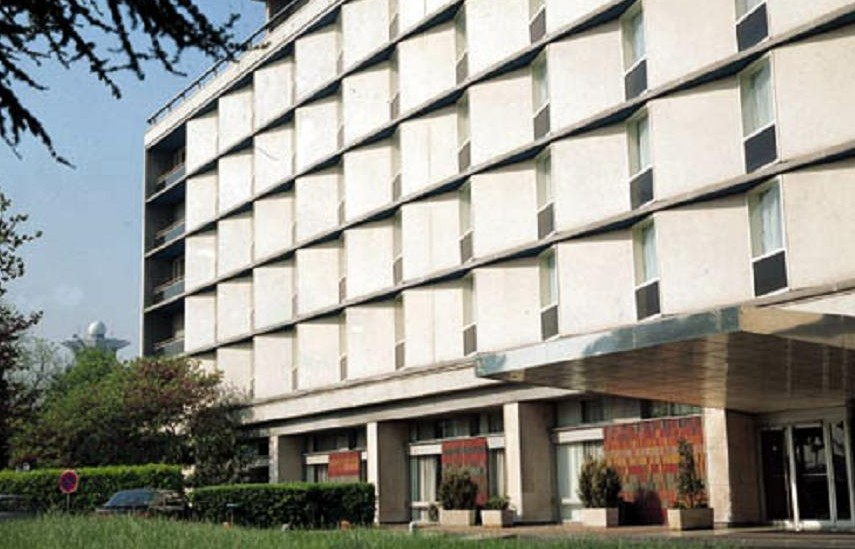
//> input picture Feature/harris/harris/dd.jpg, 855 x 549 px
$ ./harris   (built with g++ and OpenCV 4)
//> lines starting //> are read from the running program, lines starting //| are printed output that depends on the picture; after the words box and inside, x2 and y2 are one past the last pixel; in counts of white or black regions, pixels touching at a corner belong together
### Feature/Frame_Frame/Frame_Frame/stdafx.h
// stdafx.h : 标准系统包含文件的包含文件，
// 或是经常使用但不常更改的
// 特定于项目的包含文件
//

#pragma once

#include "targetver.h"

#include <stdio.h>
#include <tchar.h>


// TODO: 在此处引用程序需要的其他头文件

### Feature/harris/harris/stdafx.h
// stdafx.h : 标准系统包含文件的包含文件，
// 或是经常使用但不常更改的
// 特定于项目的包含文件
//

#pragma once

#include "targetver.h"

#include <stdio.h>
#include <tchar.h>


// TODO: 在此处引用程序需要的其他头文件

### Feature/harris/harris/harris.cpp
// harris.cpp : 定义控制台应用程序的入口点。
//

#include "stdafx.h"
#include<math.h>
#include<vector>
#include"cv.h"
#include"highgui.h"
#include"iostream"
using namespace std;

class harris
{
private:
    cv::Mat  cornerStrength;  //opencv harris函数检测结果，也就是每个像素的角点响应函数值
    cv::Mat cornerTh; //cornerStrength阈值化的结果
    cv::Mat localMax; //局部最大值结果
    int neighbourhood; //邻域窗口大小
    int aperture;//sobel边缘检测窗口大小（sobel获取各像素点x，y方向的灰度导数）
    double k;
    double maxStrength;//角点响应函数最大值
    double threshold;//阈值除去响应小的值
    int nonMaxSize;//这里采用默认的3，就是最大值抑制的邻域窗口大小
    cv::Mat kernel;//最大值抑制的核，这里也就是膨胀用到的核
public:
    harris():neighbourhood(3),aperture(3),k(0.01),maxStrength(0.0),threshold(0.01),nonMaxSize(3){

    };

    void setLocalMaxWindowsize(int nonMaxSize){
        this->nonMaxSize = nonMaxSize;
    };

    //计算角点响应函数以及非最大值抑制
    void detect(const cv::Mat &image){
            //opencv自带的角点响应函数计算函数
            cv::cornerHarris (image,cornerStrength,neighbourhood,aperture,k);
            double minStrength;
            //计算最大最小响应值
            cv::minMaxLoc (cornerStrength,&minStrength,&maxStrength);

            cv::Mat dilated;
            //默认3*3核膨胀，膨胀之后，除了局部最大值点和原来相同，其它非局部最大值点被
            //3*3邻域内的最大值点取代
            cv::dilate (cornerStrength,dilated,cv::Mat());
            //与原图相比，只剩下和原图值相同的点，这些点都是局部最大值点，保存到localMax
            cv::compare(cornerStrength,dilated,localMax,cv::CMP_EQ);
    }

    //获取角点图
    cv::Mat getCornerMap(double qualityLevel) {
            cv::Mat cornerMap;
            // 根据角点响应最大值计算阈值
            threshold= qualityLevel*maxStrength;
            cv::threshold(cornerStrength,cornerTh,
            threshold,255,cv::THRESH_BINARY);
            // 转为8-bit图
            cornerTh.convertTo(cornerMap,CV_8U);
            // 和局部最大值图与，剩下角点局部最大值图，即：完成非最大值抑制
            cv::bitwise_and(cornerMap,localMax,cornerMap);
            return cornerMap;
    }

    void getCorners(std::vector<cv::Point> &points,
            double qualityLevel) {
            //获取角点图
            cv::Mat cornerMap= getCornerMap(qualityLevel);
            // 获取角点
            getCorners(points, cornerMap);
    }

    // 遍历全图，获得角点
    void getCorners(std::vector<cv::Point> &points,
    const cv::Mat& cornerMap) {

            for( int y = 0; y < cornerMap.rows; y++ ) {
                    const uchar* rowPtr = cornerMap.ptr<uchar>(y);
                    for( int x = 0; x < cornerMap.cols; x++ ) {
                    // 非零点就是角点
                          if (rowPtr[x]) {
                                points.push_back(cv::Point(x,y));
                          }
                     }
                }
          }

    //用圈圈标记角点
    void drawOnImage(IplImage  * image,
    const std::vector<cv::Point> &points,
            cv::Scalar color= cv::Scalar(255,255,255),
            int radius=3, int thickness=2) {
                    std::vector<cv::Point>::const_iterator it=points.begin();
                    while (it!=points.end()) {
                    // 角点处画圈
                   // cv::circle(image,*it,radius,color,thickness);
						cvCircle(image,*it,radius,color,thickness);
                    ++it;
            }
    }

};


int _tmain(int argc, _TCHAR* argv[])
{
	//cv::Mat  image, image1 = cv::imread ("dd.jpg");
    //灰度变换
    //cvtColor (image1,image,CV_BGR2GRAY);
	IplImage *image = 0;
	IplImage *image1=cvLoadImage("dd.jpg",1);
//> image1 is the input picture: 549 rows x 855 cols, CV_8UC3; mean B, G, R 141.1, 148.9, 149.7
	image = cvCreateImage(cvGetSize(image1),IPL_DEPTH_8U,1);
	cvCvtColor(image1,image,CV_BGR2GRAY);
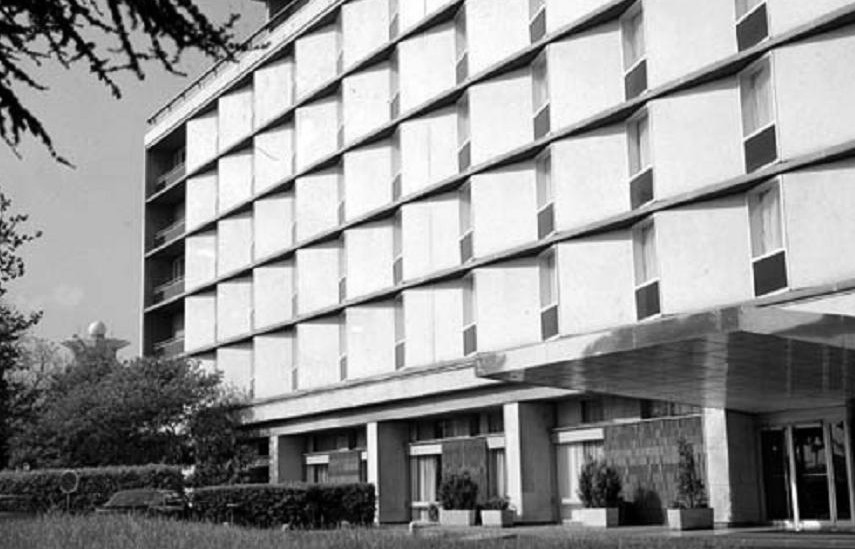
//> image: 549 rows x 855 cols, CV_8UC1; min 0, max 255, mean 148.3


    // 经典的harris角点方法
    harris Harris;
    // 计算角点
    Harris.detect(image);
//> in detect, `cv::cornerHarris (image,cornerStrength,neighbourhood,aperture,k);`:
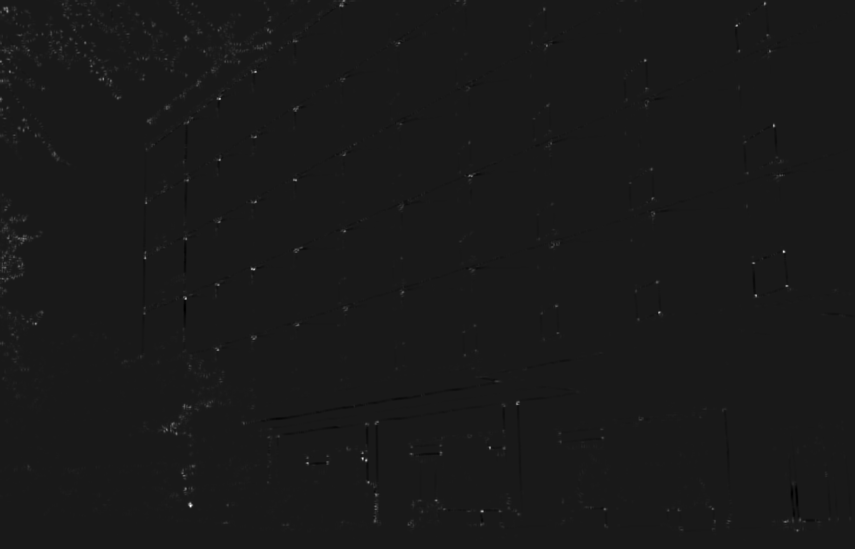
//> cornerStrength: 549 rows x 855 cols, CV_32FC1; min -0.00129, max 0.0116, mean 1.85e-05; drawn with min black and max white
//> in detect, `cv::minMaxLoc (cornerStrength,&minStrength,&maxStrength);`: minStrength = -0.00129; maxStrength = 0.0116
//> in detect, `cv::compare(cornerStrength,dilated,localMax,cv::CMP_EQ);`:
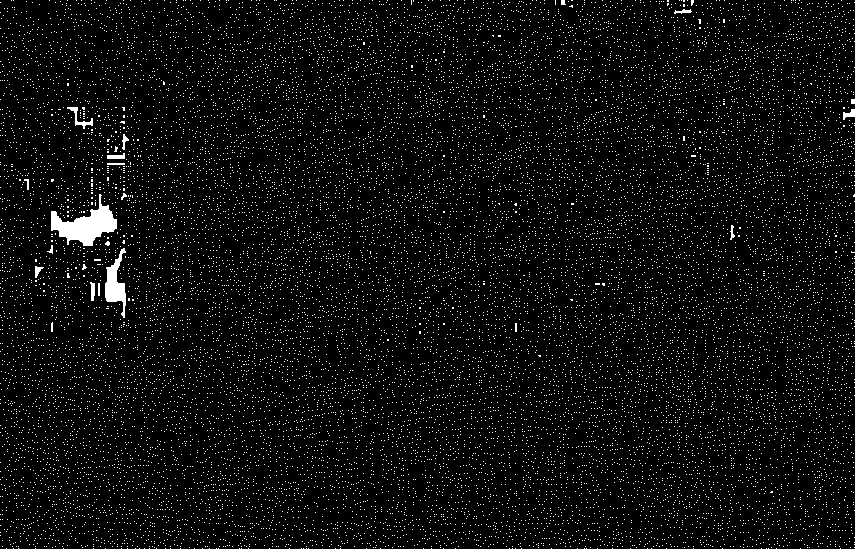
//> localMax: 549 rows x 855 cols, CV_8UC1; 4.7% white in thin lines or dots
    //获得角点
    std::vector<cv::Point> pts;
   Harris.getCorners(pts,0.01);
//> in getCornerMap, `threshold= qualityLevel*maxStrength;`: threshold = 0.000116
//> in getCornerMap, `cv::threshold(cornerStrength,cornerTh, threshold,255,cv::THRESH_BINARY);`:
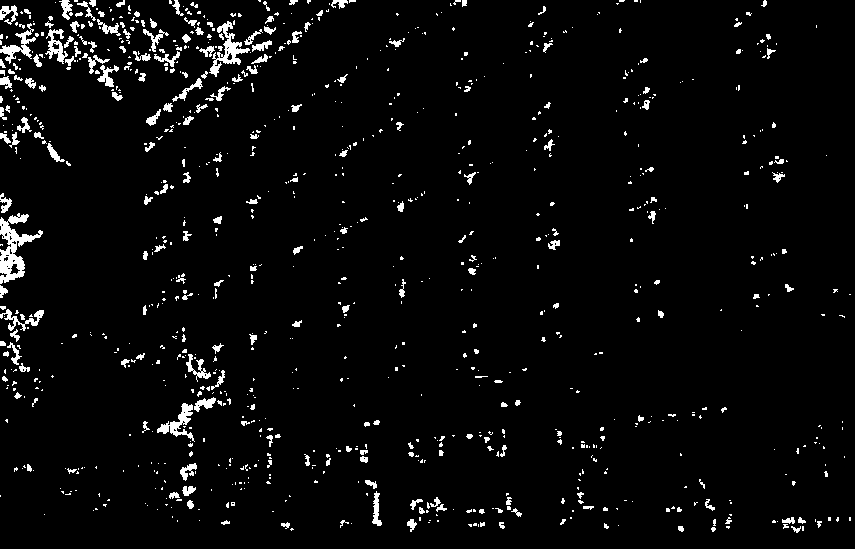
//> cornerTh: 549 rows x 855 cols, CV_32FC1; 3.8% white; 970 white regions (753 under 20 px), largest, box (x1, y1, x2, y2) and area: (0, 213, 43, 284) 1173, (209, 21, 250, 77) 654, (157, 403, 195, 442) 477
//> in getCornerMap, `cv::bitwise_and(cornerMap,localMax,cornerMap);`:
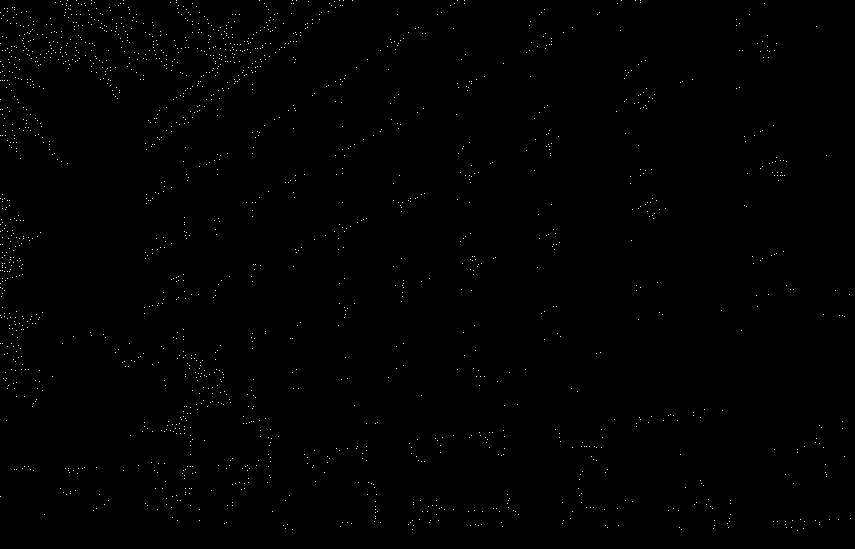
//> cornerMap: 549 rows x 855 cols, CV_8UC1; 0.39% white in thin lines or dots
//> after the loop in getCorners, `for( int y = 0; y < cornerMap.rows; y++ )`: points = 1838 Points (x, y), first 12: [67, 0], [76, 0], [91, 0], [123, 0], [176, 0], [259, 0], [292, 0], [296, 0], [339, 0], [343, 0], [352, 0], [457, 0]
//> pts has the same summary as points in getCorners
    // 标记角点
    Harris.drawOnImage(image,pts);
//> after the loop in drawOnImage, `while (it!=points.end())`:
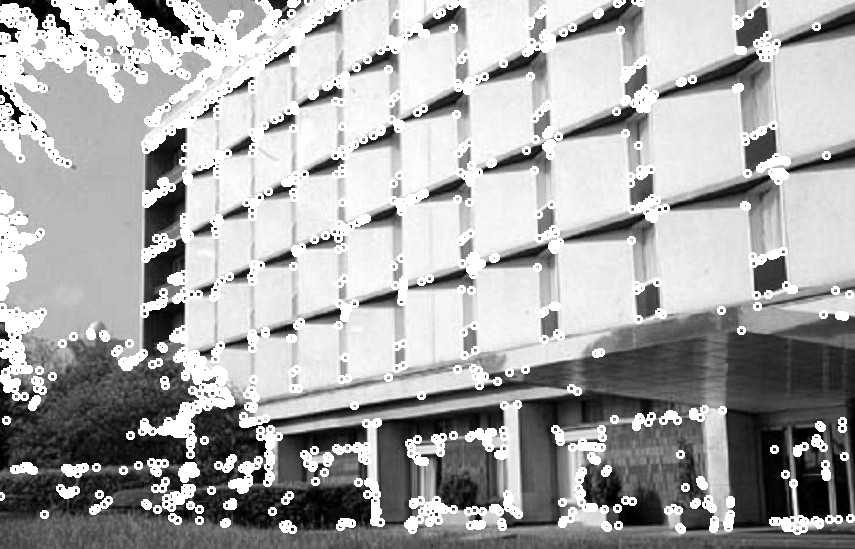
//> image: 549 rows x 855 cols, CV_8UC1; 14.73% of pixels changed, all inside (x1, y1, x2, y2) = (0, 0, 855, 535)

    cv::namedWindow ("harris");
	cvShowImage("harris",image);
    //cv::imshow("harris",image);
    cv::waitKey (0);
	return 0;
}

$ run again, with Feature/harris/harris/h.jpg copied over Feature/harris/harris/dd.jpg
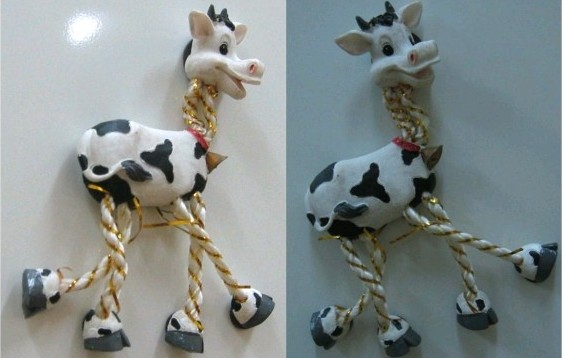
//> input picture Feature/harris/harris/h.jpg, 565 x 358 px
//> image1 is the input picture: 358 rows x 565 cols, CV_8UC3; mean B, G, R 140.5, 141.4, 132.9
//> minStrength = -0.000606; maxStrength = 0.0176
//> in detect, `cv::compare(cornerStrength,dilated,localMax,cv::CMP_EQ);`:
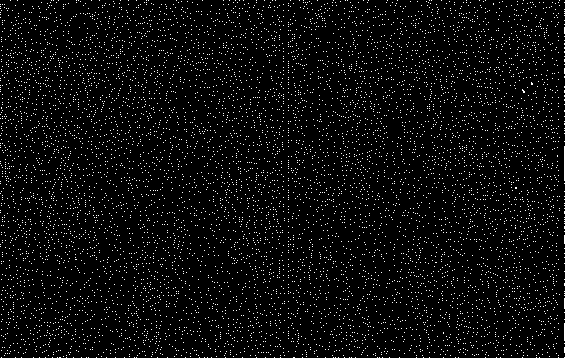
//> localMax: 358 rows x 565 cols, CV_8UC1; 4.2% white in thin lines or dots
//> threshold = 0.000176
//> cornerTh: 358 rows x 565 cols, CV_32FC1; 1.7% white in thin lines or dots
//> after the loop in getCorners, `for( int y = 0; y < cornerMap.rows; y++ )`: points = 462 Points (x, y), first 12: [387, 0], [386, 2], [211, 5], [390, 5], [225, 9], [394, 10], [385, 11], [394, 12], [216, 13], [219, 13], [227, 13], [207, 14]
//> pts has the same summary as points in getCorners
//> after the loop in drawOnImage, `while (it!=points.end())`:
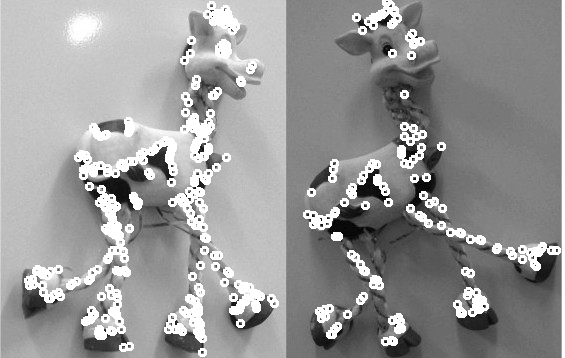
//> image: 358 rows x 565 cols, CV_8UC1; min 3, max 255, mean 151.8
